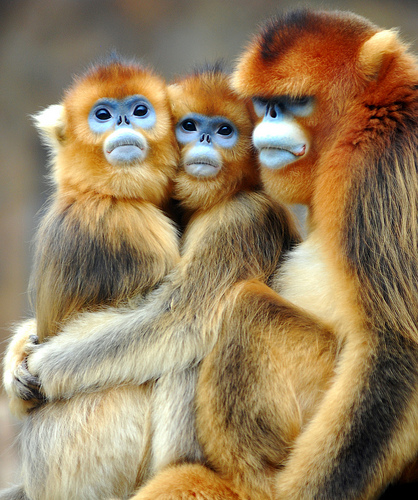
#> input picture ImageProcessing/ex 1/monkey.jpg, 418 x 500 px
$ python sol1.py
#> lines starting #> are read from the running program, lines starting #| are printed output that depends on the picture
#> in read_image, image is the input picture: shape (500, 418, 3); mean R, G, B 151.5, 128.7, 94.8
#> in read_image, `return sk.rgb2gray(image_float)`:
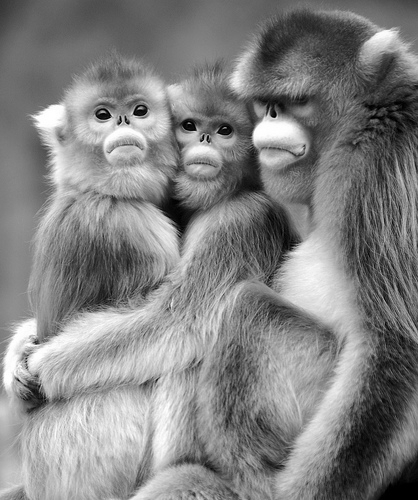
#> returned value: shape (500, 418) float64; min 0, max 1, mean 0.514
import numpy as np
import skimage.color as sk
import matplotlib.pyplot as plt
import imageio

BITS = 256
TRANSFORM = np.array([[0.299, 0.587, 0.114], [0.596, -0.275, -0.321], [0.212, -0.523, 0.311]])


def read_image(filename, representation):
    """
    This function reads an image file and converts it into a given representation: RGB or grayscale.
    :param filename: A path to an image that we want to work on, string
    :param representation: Tells in which representation the output should be: 1 for gray-scale, 2 for RGB.
    :return: Image in given representation
    """
    image = imageio.imread(filename)
    is_gray = True  # indicates if the image is grayscale or not
    image_float = (image / (BITS - 1)).astype(np.float64)
    if len(image.shape) > 2 and image.shape[-1] == 3:  # image is RGB
        is_gray = False
    if (not is_gray) and (representation == 1):
        return sk.rgb2gray(image_float)
    elif (is_gray and (representation == 1)) or representation == 2:
        return image_float


# [29 lines left out: functions imdisplay, rgb2yiq, yiq2rgb, not called in this run]


def check_rgb(image):
    """
    The function checks if the image is RGB or Gray-scale. If it is Gray-scale then converts to YIQ
    and returns only the Y part of the image. If it is Gray-scale then returns the image as is.
    :param image: The image to check. Range of pixels - [0, 1]
    :return: The Y part of the image if the image is RGB or the image itself if it is Grayscale.
    """
    im_yiq = []
    rgb = False
    y = image
    if len(image.shape) > 2 and image.shape[-1] == 3:  # The image is RGB
        rgb = True
        im_yiq = rgb2yiq(image)  # convert to YIQ format
        y = im_yiq[:, :, 0]
    return rgb, y, im_yiq


def gray2rgb(rgb, y, im_yiq):
    """
    The function checks if the original image was RGB or gray-scale. If it was RGB than it converts it back to RGB.
    Otherwise, returns the image in Gray-scale.
    :param rgb: Indicator that tells if the original image was RGB or ray-scale.
    :param y: Current image.
    :param im_yiq: Original image in YIQ format.
    :return: If the original image was RGB, then returns modified image in YIQ format. Otherwise, it returns current
             image as is in Gray-scale
    """
    if rgb:  # if the original image was RGB, then convert back to RGB format
        im_yiq[:, :, 0] = y/(BITS - 1)
        y = np.clip(yiq2rgb(im_yiq), 0, 1)
    else:
        y = (y/(BITS - 1)).astype(np.float64)
    return y


# [21 lines left out: function histogram_equalize, not called in this run]


def initial_z(hist_orig, n_quant):
    """
    Calculates the first time values of z vector.
    :param hist_orig: histogram of original picture.
    :param n_quant: The number of intensities that the image should have.
    :return: Initial z vector.
    """
    cum_hist = np.cumsum(hist_orig)  # cumulative histogram of original image.
    z = []
    div_pixels = cum_hist[-1] // n_quant  # approximate number of pixels that should be in each division
    for i in range(1, n_quant):
        z_i = np.where(cum_hist > div_pixels*i)[0][0]
        if z_i in z:  # if there is a specific bin with more pixels then before there will be z_i that repeats
            hist_orig[z_i] = 0
            z = initial_z(hist_orig, n_quant - 1).append(z_i)
        else:
            z.append(z_i)
    return z


def find_q(z, hist_orig):
    """
    Find q vector from z vector.
    :param z: z vector.
    :param hist_orig: Histogram of original picture
    :return: q vector calculated from v vector
    """
    gray_levels = np.arange(BITS)  # vector of all the gray levels in range [0, 255]
    q = np.zeros(len(z)-1)
    for i in range(len(z)-1):
        # formula from the class
        q[i] = np.sum(gray_levels[z[i]:z[i+1]+1]*hist_orig[z[i]:z[i+1]+1]) / np.sum(hist_orig[z[i]:z[i+1]+1])
    return q.round().astype(np.uint8)


def find_z(q):
    """
    Find q vector from z vector.
    :param q: q vector.
    :return: z vector calculated from q vector.
    """
    z = np.zeros(len(q) - 1, int)
    for i in range(len(q) - 1):
        z[i] = np.ceil(q[i]/2 + q[i+1]/2)  # formula from class
    return np.concatenate([[0], z, [BITS-1]])


def im_lut(q, z):
    """
    Calculates look-up table of the image for quantization.
    :param q: q vector of the image.
    :param z: z vector of the image.
    :return: Look-up table.
    """
    lut = np.zeros(BITS)
    for i in range(len(q)):
        lut[z[i]:z[i+1]] = q[i]
    lut[-1] = q[-1]  # Handle with the edge
    return lut


def calc_err(q, z, hist_orig):
    """
    Calculates the error of one iteration
    :param q: q vector of the image.
    :param z: z vector of the image.
    :param hist_orig: Histogram of the original image.
    :return: Error for one iteration.
    """
    lut = im_lut(q, z)
    err = np.sum(hist_orig*np.square(lut-np.arange(BITS)))
    return err


def quantize(im_orig, n_quant, n_iter):
    """
    The function calculates quantized image and calculates the error
    :param im_orig: Gray-scale or RGB image to be quantized (float64 image with values in [0, 1]).
    :param n_quant: Number of intensities that output image should have.
    :param n_iter: Maximum number of iterations of the optimization procedure.
    :return: Quantized image and an array with shape (n_iter,) (or less) of the total intensities error for each
             iteration of the quantization procedure.
    """
#> called with n_quant = 3, n_iter = 6
    rgb, y, im_yiq = check_rgb(im_orig)
#> in check_rgb, `im_yiq = []`: im_yiq = []
#> rgb = False; im_yiq = []
    hist_orig, bin_edges = np.histogram(y*(BITS - 1), BITS, (0, BITS - 1))
#> hist_orig = 256 values, max 1983 at index 110, min 61 at index 5, mean 816.4; bin_edges = 257 values from 0 to 255
    z = np.concatenate([[0], initial_z(hist_orig, n_quant), [(BITS-1)]])
#> in initial_z, `cum_hist = np.cumsum(hist_orig)`: cum_hist = 256 values from 495 to 209000
#> in initial_z, `div_pixels = cum_hist[-1] // n_quant`: div_pixels = 69666
#> the loop in initial_z, `for i in range(1, n_quant):` made 2 passes
#> z_i on passes 1 to 2: 106, 155
#> after the loop in initial_z, `for i in range(1, n_quant):`: z = [106, 155]
#> z = [0, 106, 155, 255]
    q = find_q(z, hist_orig)
#> in find_q, `q = np.zeros(len(z)-1)`: q = [0, 0, 0]
#> the loop in find_q, `for i in range(len(z)-1):` made 3 passes
#> after the loop in find_q, `for i in range(len(z)-1):`: q = [73.03, 128.7, 191.4]
#> q = [73, 129, 191]
    error = [calc_err(q, z, hist_orig)]
#> the loop in im_lut, `for i in range(len(q)):` made 3 passes
#> after the loop in im_lut, `for i in range(len(q)):`: lut = 256 values, max 191 at index 155, min 0 at index 255, mean 129.5
#> in calc_err, `lut = im_lut(q, z)`: lut = 256 values from 73 to 191
#> in calc_err, `err = np.sum(hist_orig*np.square(lut-np.arange(BITS)))`: err = 103066388
#> error = [103066388]
    for i in range(n_iter - 1):  # first iteration was already done
        z_new = find_z(q)
        if np.array_equal(z_new, z):  # stop if the z and q vectors are already optimal
            break
        q = find_q(z_new, hist_orig)
        z = z_new
        error.append(calc_err(q, z, hist_orig))
#> this loop made 4 passes
#> (z_new, q, err in calc_err) on passes 1 to 3: ([0, 101, 160, 255], [69, 128, 194], 97437804), ([0, 99, 161, 255], [68, 128, 195], 96689192), ([0, 98, 162, 255], [67, 128, 196], 96447647)
#> z_new on pass 4: [0, 98, 162, 255]
#> after the loop, error = [103066388, 97437804, 96689192, 96447647]
    lut = im_lut(q, z)
#> lut = 256 values from 67 to 196
    im_quant = lut[(y*(BITS - 1)).astype(np.uint8)].astype(np.uint8)  # calculate quantized image.
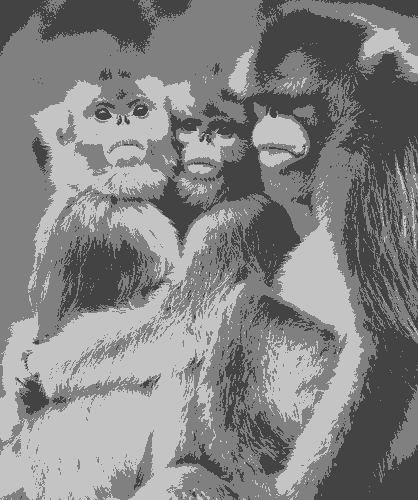
#> im_quant: shape (500, 418); min 67, max 196, mean 131.4
    im_quant = gray2rgb(rgb, im_quant, im_yiq)  # if the original image was RGB then convert back to RGB
    return im_quant, error


[im_eq, hist_orig] = quantize(read_image('monkey.jpg', 1), 3, 6)
#> hist_orig = [103066388, 97437804, 96689192, 96447647]

plt.figure()
plt.imshow(read_image('monkey.jpg', 1), cmap='gray')
plt.figure()
plt.imshow(im_eq, cmap='gray')
plt.show()

$ run again, with ImageProcessing/ex 1/jerusalem.jpg copied over ImageProcessing/ex 1/monkey.jpg
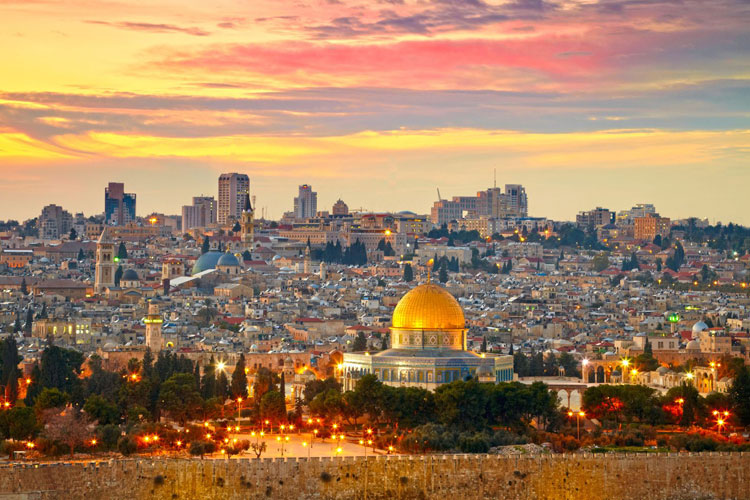
#> input picture ImageProcessing/ex 1/jerusalem.jpg, 750 x 500 px
#> in read_image, image is the input picture: shape (500, 750, 3); mean R, G, B 161.5, 127.6, 96.1
#> in read_image, `return sk.rgb2gray(image_float)`:
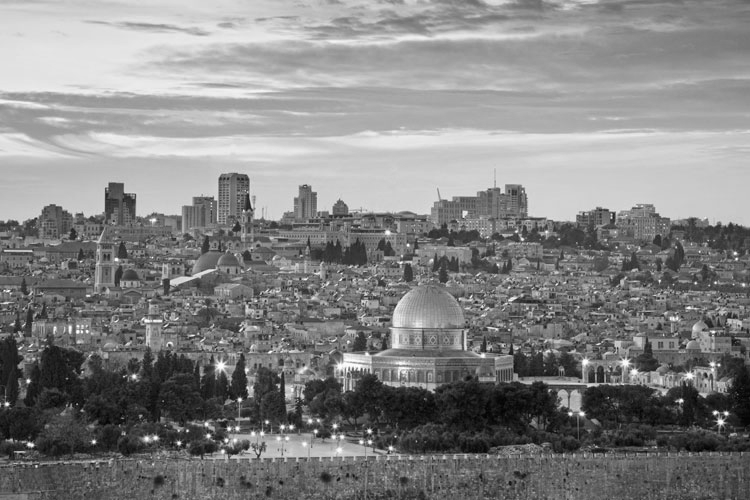
#> returned value: shape (500, 750) float64; min 0.005, max 1, mean 0.52
#> in check_rgb, `im_yiq = []`: im_yiq = []
#> in quantize, `rgb, y, im_yiq = check_rgb(im_orig)`: rgb = False; im_yiq = []
#> in quantize, `hist_orig, bin_edges = np.histogram(y*(BITS - 1), BITS, (0, BITS - 1))`: hist_orig = 256 values, max 4081 at index 206, min 0 at index 0, mean 1464.8; bin_edges = 257 values from 0 to 255
#> cum_hist = 256 values from 0 to 375000
#> div_pixels = 125000
#> the loop in initial_z, `for i in range(1, n_quant):` made 2 passes
#> z_i on passes 1 to 2: 100, 168
#> after the loop in initial_z, `for i in range(1, n_quant):`: z = [100, 168]
#> in quantize, `z = np.concatenate([[0], initial_z(hist_orig, n_quant), [(BITS-1)]])`: z = [0, 100, 168, 255]
#> in find_q, `q = np.zeros(len(z)-1)`: q = [0, 0, 0]
#> the loop in find_q, `for i in range(len(z)-1):` made 3 passes
#> after the loop in find_q, `for i in range(len(z)-1):`: q = [65.03, 133, 199.6]
#> in quantize, `q = find_q(z, hist_orig)`: q = [65, 133, 200]
#> the loop in im_lut, `for i in range(len(q)):` made 3 passes
#> after the loop in im_lut, `for i in range(len(q)):`: lut = 256 values, max 200 at index 168, min 0 at index 255, mean 128.7
#> in calc_err, `lut = im_lut(q, z)`: lut = 256 values from 65 to 200
#> err = 164667636
#> in quantize, `error = [calc_err(q, z, hist_orig)]`: error = [164667636]
#> the loop in quantize, `for i in range(n_iter - 1):` made 5 passes
#> (z_new, q, err in calc_err) on passes 1 to 5: ([0, 99, 167, 255], [64, 132, 199], 163874458), ([0, 98, 166, 255], [64, 131, 199], 163364019), ([0, 98, 165, 255], [64, 130, 198], 162963103), ([0, 97, 164, 255], [63, 129, 197], 162381633), ([0, 96, 163, 255], [62, 128, 197], 161853088)
#> after the loop in quantize, `for i in range(n_iter - 1):`: error = [164667636, 163874458, 163364019, 162963103, 162381633, 161853088]
#> in quantize, `lut = im_lut(q, z)`: lut = 256 values from 62 to 197
#> in quantize, `im_quant = lut[(y*(BITS - 1)).astype(np.uint8)].astype(np.uint8)`:
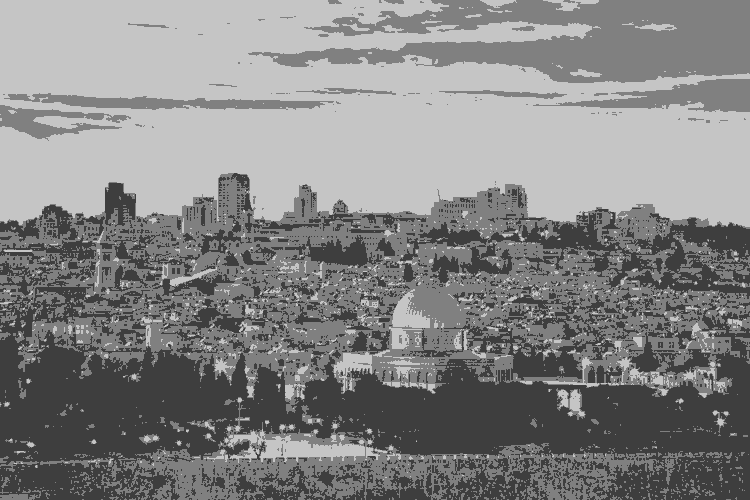
#> im_quant: shape (500, 750); min 62, max 197, mean 132.6
#> `[im_eq, hist_orig] = quantize(read_image('monkey.jpg', 1), 3, 6)`: hist_orig has the same summary as error in quantize
